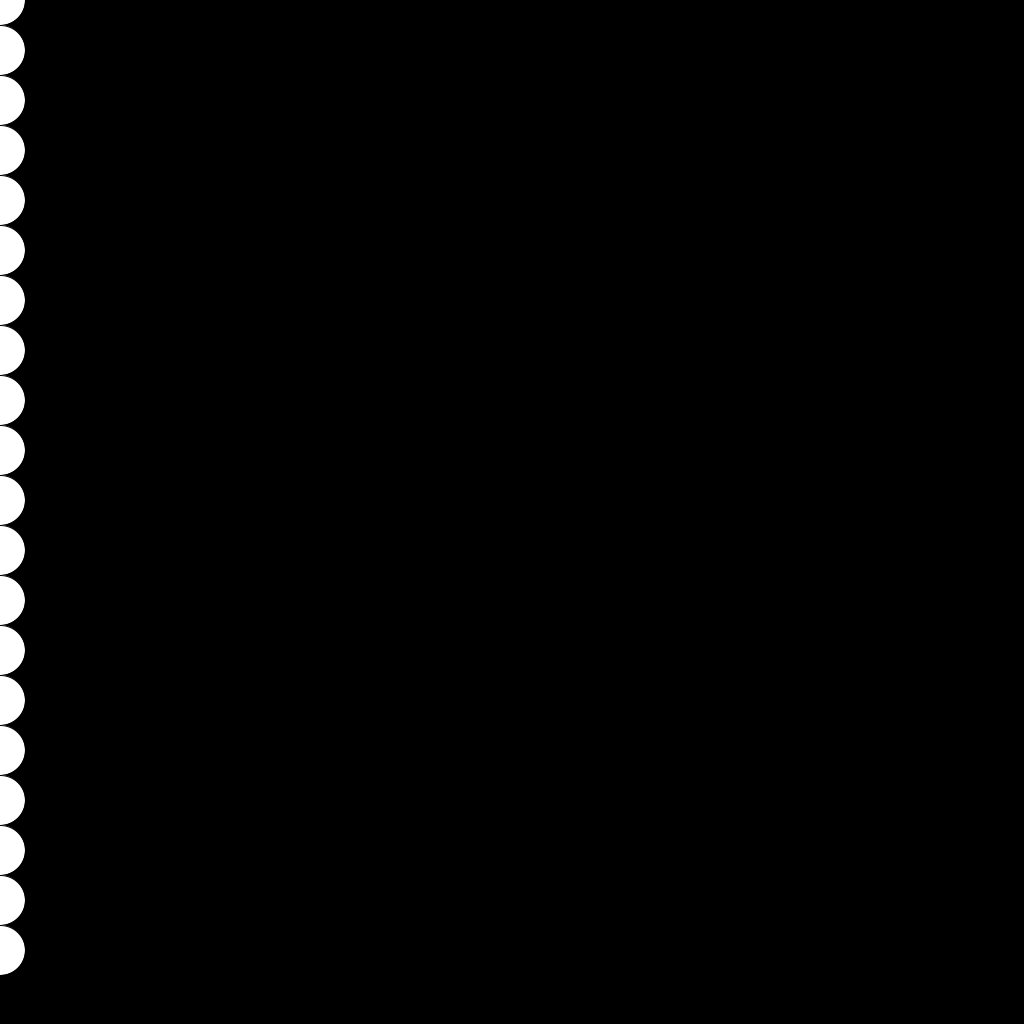
Frame 1 (no input)
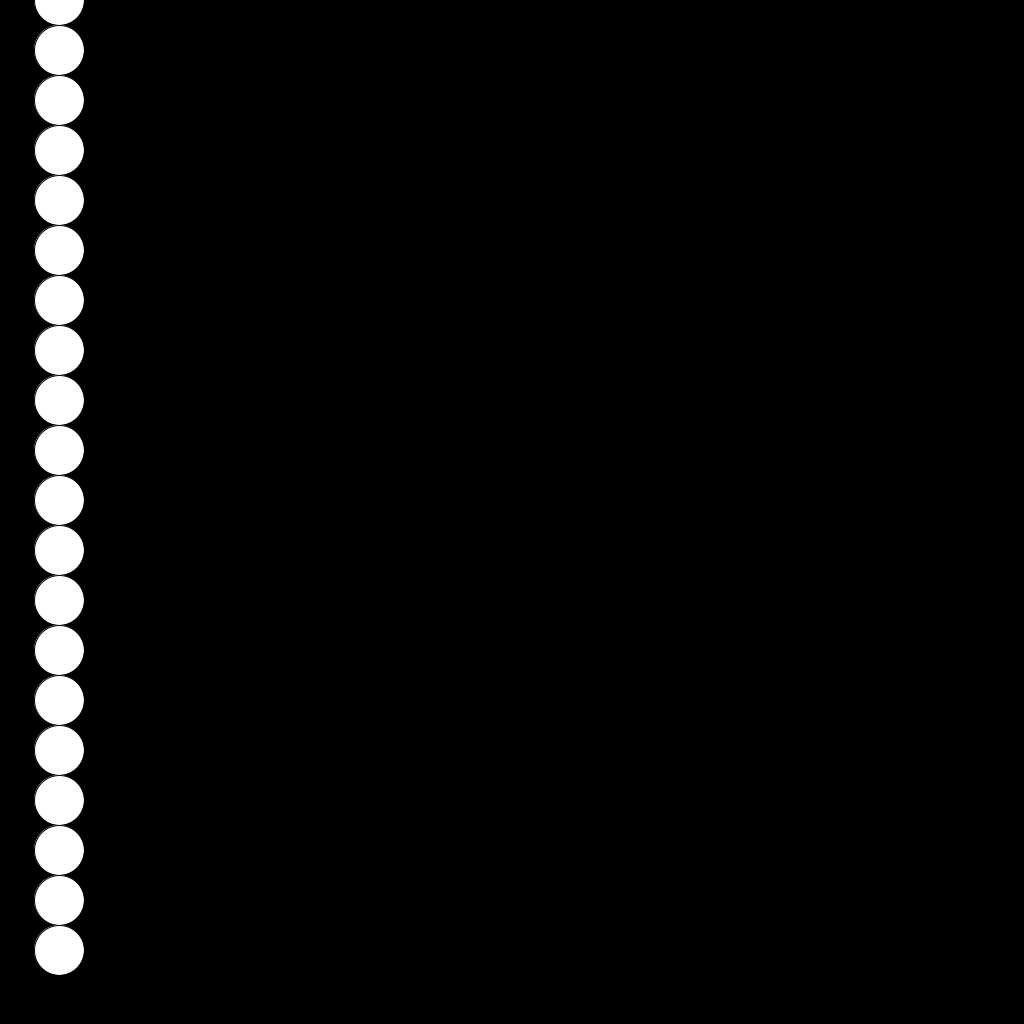
Frame 60 (the mouse pressed at the canvas centre just before this capture)
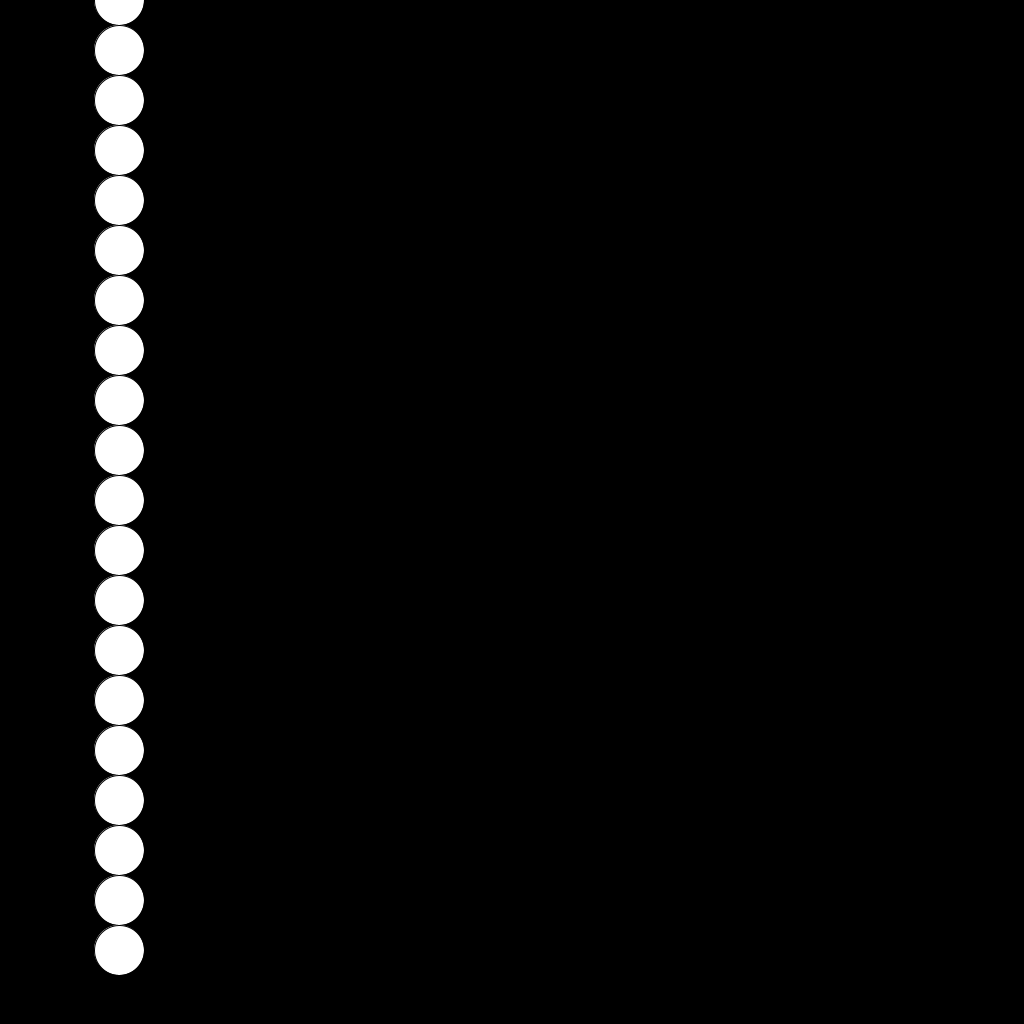
Frame 120 (the mouse held since frame 60 and released just before this capture)

The Processing sketch that drew these frames (run headless with seeded random() and noise(); from frame 60 on, the mouse is pressed at the canvas centre):

// Processing sketch: Review
// ── Review.pde
float xpos = 0;

void setup(){
  size(1024, 1024);
}

void draw(){
  background(0);
  fill(255);
    
  for (int i=0; i<20; i++){
    ellipse(xpos, (i*50), 50, 50);
  }
  
  xpos += 1.0;
}
